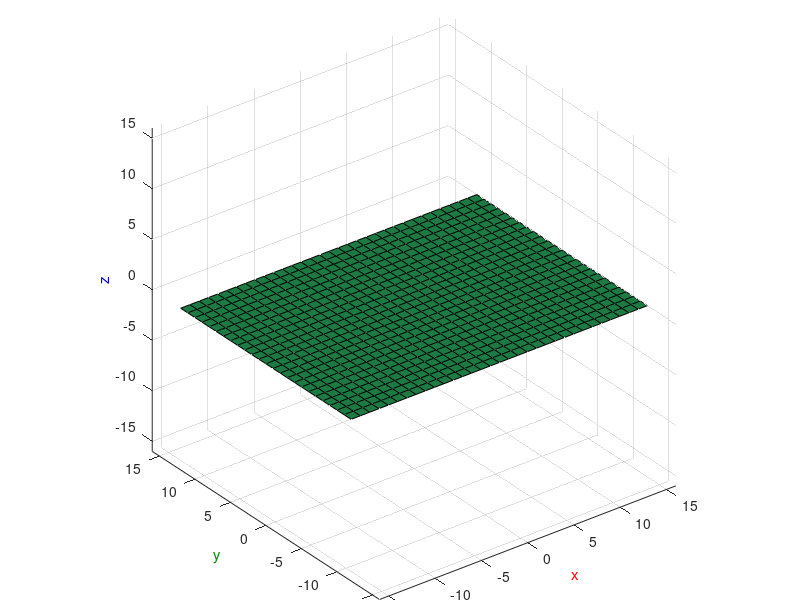

Recreate this plot in MATLAB. (Note: this script raises an error after producing the figure.)
% Simple mountain formation simulation by Georg Feil, Sheridan College, 2018.
% Written for INFO48874.
clear;

% Constants. Try adjusting these.
MAX_HEIGHT = 5;    % Maximum mountain height
DETAILX = 16;      % Controls the size of the mesh in x direction (DETAILX*2+1 vertices)
DETAILY = 12;      % Controls the size of the mesh in y direction (DETAILY*2+1 vertices)

% Create figure window
h_fig = figure('Name', 'Mountains');
pos = get(h_fig, 'Position');
set(h_fig, 'Position', [pos(1)/1.5  pos(2)/5  pos(3)+pos(1)/1.5  pos(4)+(pos(1)/1.5 * 3/4)]);  % Enlarge

% Create rectangular polygon mesh.
% X, Y, and Z matrices contain coordinates of all mesh vertices. Rows (2nd index)
% are aligned with the x axis, columns (1st index) with the y axis. 
% Note this is transposed compared to matrix 'h'.
XMAX = DETAILX; XMIN = -DETAILX; YMAX = DETAILY; YMIN = -DETAILY;
xVec = XMIN:1:XMAX;     % Range of x values
yVec = YMIN:1:YMAX;     % Range of y values
xLen = length(xVec);    % Width of mesh in the x direction
yLen = length(yVec);    % Length of mesh in the y direction
[X, Y] = meshgrid(xVec, yVec);  % X and Y matrices contain x and y coordinates of all mesh vertices

% Initial Z values, all zeroes.
Z = zeros(yLen, xLen);

% Draw the mesh. We only call this function once, vertex Z values will
% be updated later to animate the mesh.
s = surf(X,Y,Z);

% Label the x, y, z axes
xlabel('x', 'Color', 'r');      % red
ylabel('y', 'Color', [0 .6 0]); % dark green
zlabel('z', 'Color', 'b');      % blue

axis equal;          % Set equal axis scaling for consistent aspect ratio
camzoom(1.4);        % zoom into scene a bit
l = light;           % Add a light
set(l, 'Color', [.8 .8 .2], 'Position', [1 1 9]);  % Light color (yellowish) and position
lighting gouraud;    % Use Gouraud shading, preferred for curved surfaces

% Simulation model variables
h = zeros(xLen, yLen);  % Terrain height matrix, controls the height of each mesh vertex
seed = randi(10000000); % Use a different seed each run, but same seed each main loop iteration

% Repeat to "grow" the terrain
for height = 0.001:.1:MAX_HEIGHT
    rng(seed);        % seed the generator so random terrain is the same each time around loop

    % Create a simple growing terrain by randomizing height values at (odd, odd) indices and
    % interpolating height values at other indices.
    for x = 1:2:xLen
        for y = 1:2:yLen
            h(x, y) = rand * height;   % Random number from 0 to 'height'
        end
    end
    for x = 2:2:xLen-1
        for y = 2:2:yLen-1
            h(x, y) = (h(x-1, y-1) + h(x-1, y+1) + h(x+1, y+1) + h(x+1, y-1))/4; 
        end
    end
    for x = 2:2:xLen-1
        for y = 3:2:yLen-2
            h(x, y) = (h(x, y-1) + h(x-1, y) + h(x, y+1) + h(x+1, y))/4; 
        end
    end
    for x = 3:2:xLen-2
        for y = 2:2:yLen-1
            h(x, y) = (h(x, y-1) + h(x-1, y) + h(x, y+1) + h(x+1, y))/4; 
        end
    end

    % Do the edges
    for x = 2:2:xLen-1
        h(x, 1) = (h(x-1, 1) + h(x+1, 1) + h(x, 2))/3; 
        h(x, yLen) = (h(x-1, yLen) + h(x+1, yLen) + h(x, yLen-1))/3; 
    end
    for y = 2:2:yLen-1
        h(1, y) = (h(1, y-1) + h(1, y+1) + h(2, y))/3; 
        h(xLen, y) = (h(xLen, y-1) + h(xLen, y+1) + h(xLen-1, y))/3; 
    end

    s.ZData = h';   % Replace surface z values to animate the mesh

    drawnow;
    pause(0.05);    % pause to control animation speed (simulation time is uncalibrated)
    if ~ishghandle(h_fig)   % Quit if user closes the figure window
        return;
    end

end
